Frame 1 (no input): blank canvas, image omitted
Frame 60 (no input): blank canvas, image omitted
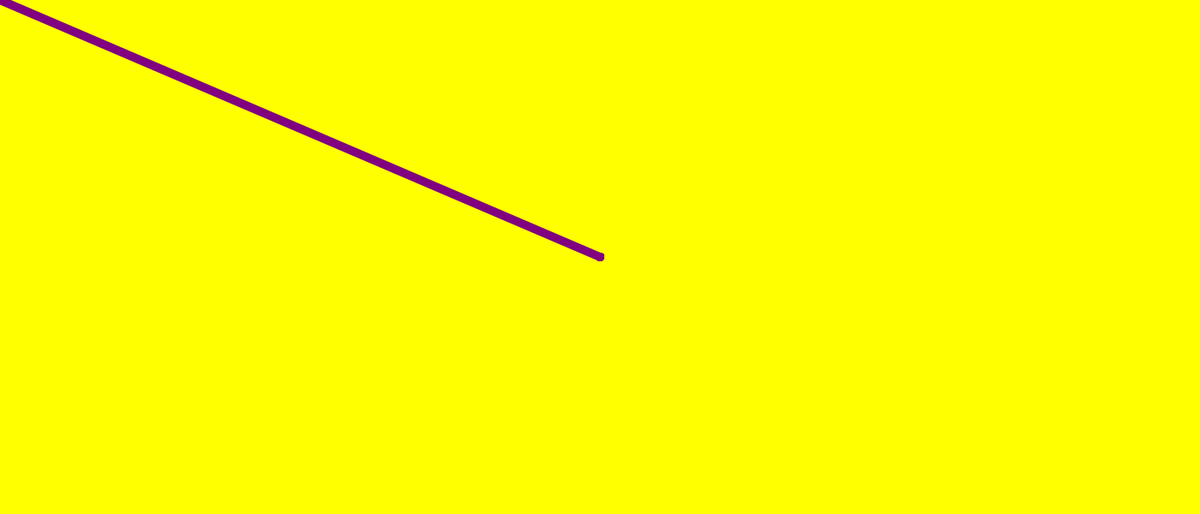
Frame 120 (the mouse pressed at the canvas centre since frame 60)

The p5.js sketch whose frames 1 and 60 were blank and that drew this single picture after the mouse press (run headless with seeded random() and noise() and a simulated clock; from frame 60 on, the mouse is pressed at the canvas centre):

// p5.js sketch
// ── sketch.js
var brushcolour;
var bgcolourchoice;
let strokeslider;


function setup(){
    createCanvas(1400,600);
    brushcolour = createColorPicker('purple');
    bgcolourchoice = createColorPicker('yellow');

    var bgColourbutton = createButton('Refresh');
    bgColourbutton.mousePressed(repaint);
    bgColourbutton.changed(repaint);
    background(bgcolourchoice.value());

    strokeslider = createSlider(1,15,10,1);
}

function repaint(){
    background(bgcolourchoice.value());
    console.log(bgcolourchoice.value().setRed(255));
}

//borrowed from p5js.org/reference/p5/keyPressed/
function keyPressed(){
    if(key === 'r'){
        background(bgcolourchoice.value());
        console.log(bgcolourchoice.value().setRed(255));
    }
}
//end borrowing

function draw(){
    strokeWeight(strokeslider.value());
    stroke(brushcolour.value());
    //borrowed from p5js.org/reference/mouseispressed/
    if(mouseIsPressed){
        line(mouseX, mouseY, pmouseX, pmouseY);
    }
    //end borrowing
}
